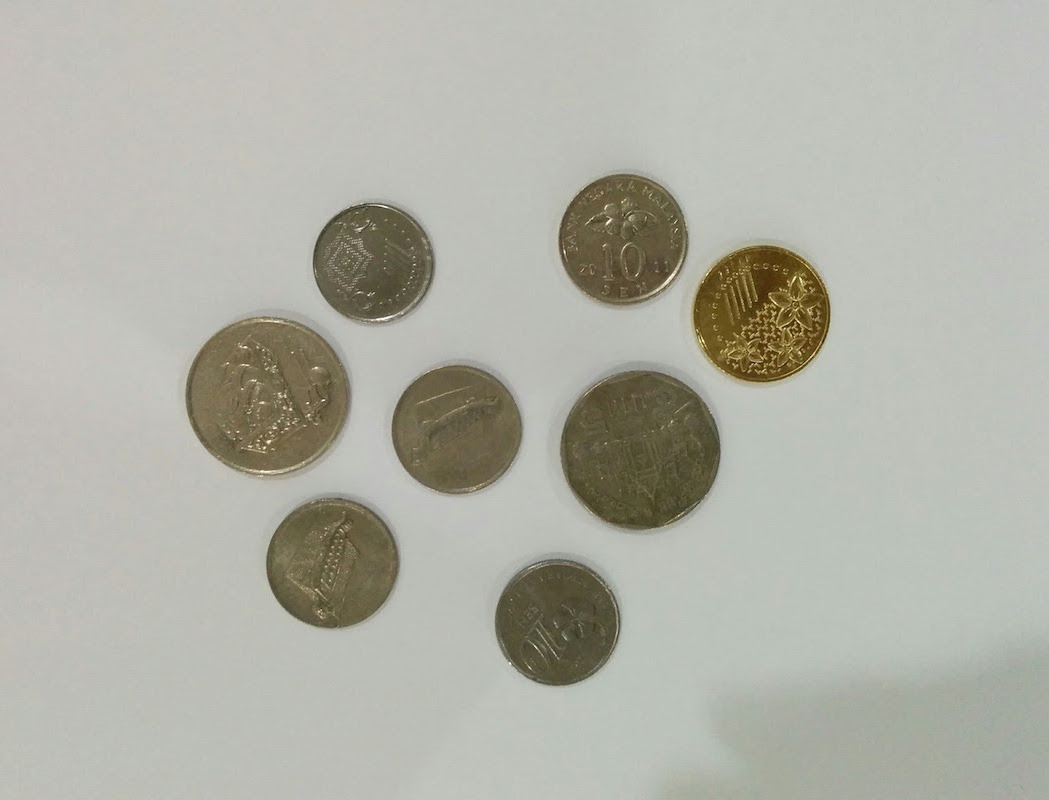
#> input picture img/coins.jpg, 1049 x 800 px
$ python masking.py --image img/coins.jpg
#> lines starting #> are read from the running program, lines starting #| are printed output that depends on the picture; after the words box and inside, x2 and y2 are one past the last pixel; in counts of white or black regions, pixels touching at a corner belong together
import numpy as np
import argparse
import cv2

ap = argparse.ArgumentParser()
ap.add_argument("-i", "--image", required = True, help = "Path to the image")
args = vars(ap.parse_args())

image = cv2.imread(args["image"])
#> image is the input picture: shape (800, 1049, 3); mean B, G, R 166.9, 177, 176.6
cv2.imshow("Original", image)

mask=np.zeros(image.shape[:2], dtype="uint8")
(cX,cY)=(image.shape[1]//2, image.shape[0]//2)
#> cX = 524; cY = 400
cv2.rectangle(mask,(cX-75,cY-75), (cX+75,cY+75), 255,-1)
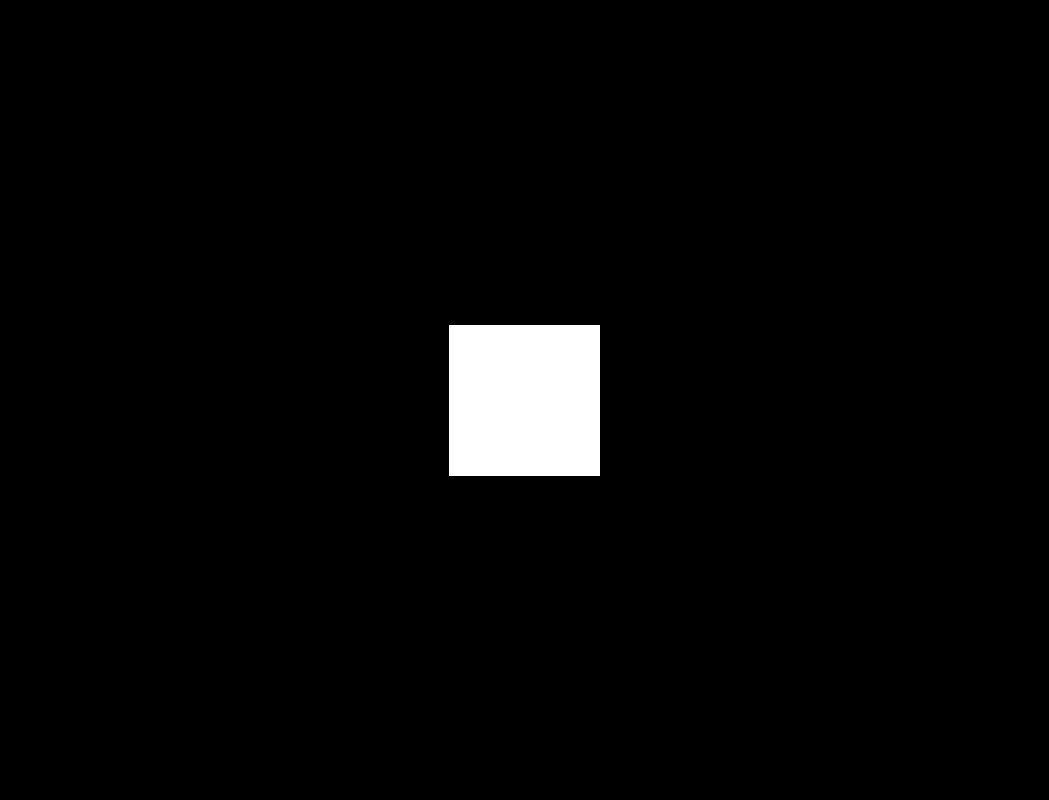
#> mask: shape (800, 1049); 2.7% white; 1 white region, box (x1, y1, x2, y2) and area: (449, 325, 600, 476) 22801
cv2.imshow("Mask",mask)

masked=cv2.bitwise_and(image,image,mask=mask)
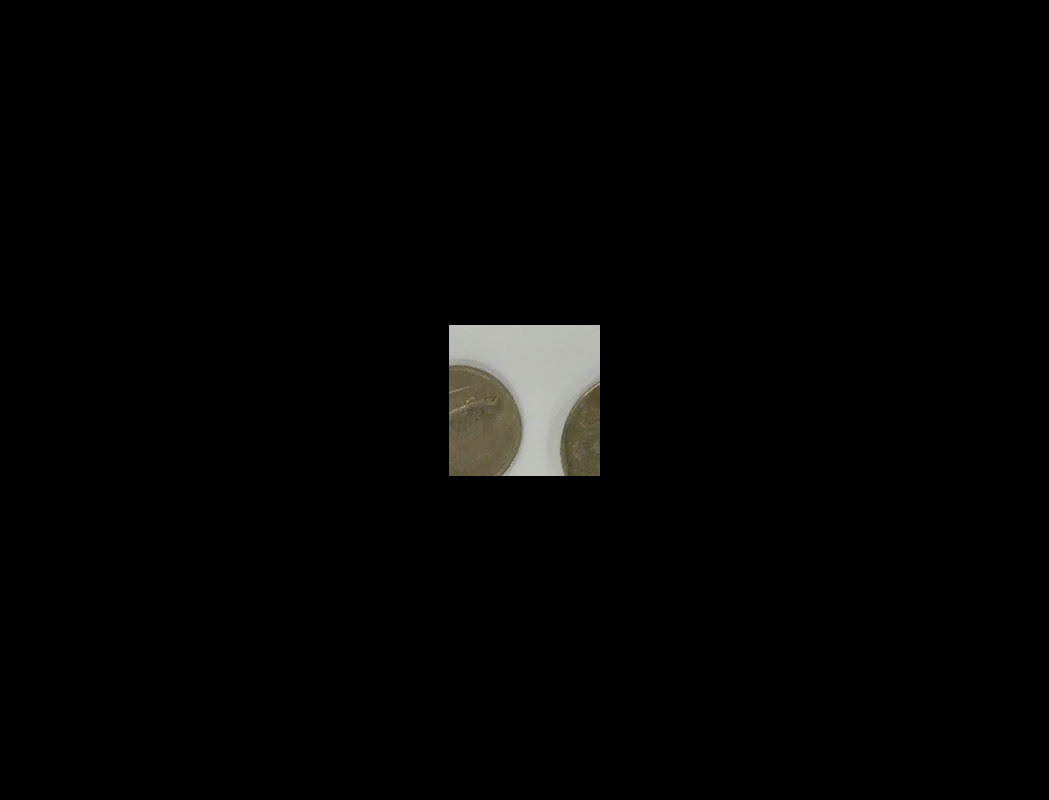
#> masked: shape (800, 1049, 3); mean B, G, R 3.6, 4, 4
cv2.imshow("Mask Applied to Image", masked)
cv2.waitKey(0)

mask=np.zeros(image.shape[:2], dtype="uint8")
cv2.circle(mask,(cX,cY), 100,255,-1)
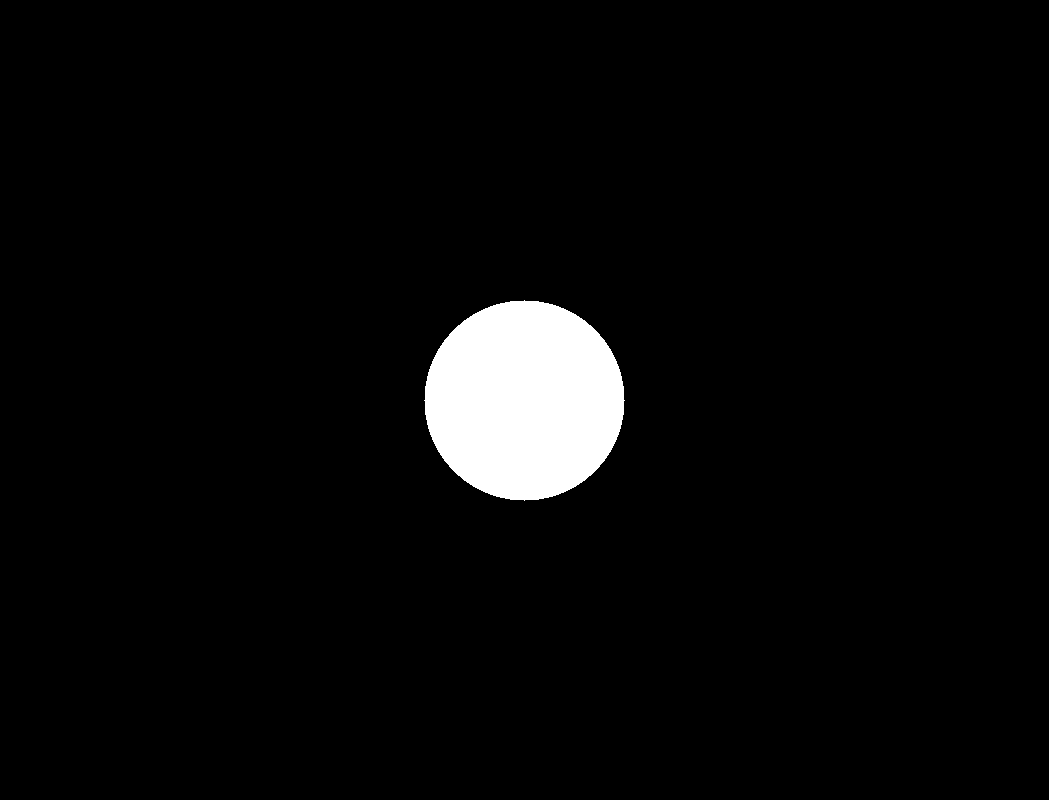
#> mask: shape (800, 1049); 3.7% white; 1 white region, box (x1, y1, x2, y2) and area: (424, 300, 625, 501) 31417
masked=cv2.bitwise_and(image,image,mask=mask)
cv2.imshow("Mask",mask)
cv2.imshow("Mask Applied to Image",masked)
cv2.waitKey(0)
